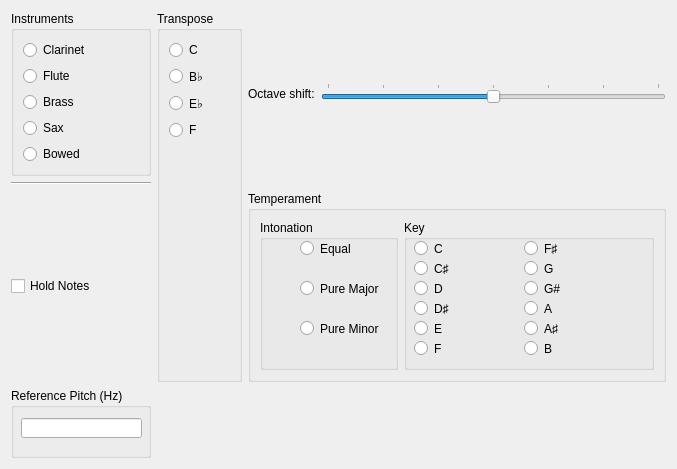
   <widget class="QWidget" name="layoutWidget">
    <property name="geometry">
     <rect>
      <x>12</x>
      <y>0</y>
      <width>677</width>
      <height>418</height>
     </rect>
    </property>
    <layout class="QGridLayout" name="gridLayout_2">
     <item row="1" column="0">
      <widget class="Line" name="line">
       <property name="orientation">
        <enum>Qt::Horizontal</enum>
       </property>
      </widget>
     </item>
     <item row="0" column="0">
      <widget class="QGroupBox" name="groupBox_2">
       <property name="styleSheet">
        <string notr="true">gridline-color: rgb(0, 0, 0);</string>
       </property>
       <property name="title">
        <string>Instruments</string>
       </property>
       <layout class="QVBoxLayout" name="verticalLayout">
        <item>
         <widget class="QRadioButton" name="radio_clarinet_select">
          <property name="text">
           <string>Clarinet</string>
          </property>
         </widget>
        </item>
        <item>
         <widget class="QRadioButton" name="radio_flute_select">
          <property name="text">
           <string>Flute</string>
          </property>
         </widget>
        </item>
        <item>
         <widget class="QRadioButton" name="radio_brass_select">
          <property name="text">
           <string>Brass</string>
          </property>
         </widget>
        </item>
        <item>
         <widget class="QRadioButton" name="radio_sax_select">
          <property name="text">
           <string>Sax</string>
          </property>
         </widget>
        </item>
        <item>
         <widget class="QRadioButton" name="radio_bowed_select">
          <property name="text">
           <string>Bowed</string>
          </property>
         </widget>
        </item>
       </layout>
      </widget>
     </item>
     <item row="0" column="2">
      <layout class="QHBoxLayout" name="horizontalLayout_5">
       <item>
        <widget class="QLabel" name="label_2">
         <property name="text">
          <string>Octave shift:</string>
         </property>
        </widget>
       </item>
       <item>
        <widget class="QSlider" name="slider_octave_shift">
         <property name="minimum">
          <number>-3</number>
         </property>
         <property name="maximum">
          <number>3</number>
         </property>
         <property name="orientation">
          <enum>Qt::Horizontal</enum>
         </property>
         <property name="tickPosition">
          <enum>QSlider::TicksAbove</enum>
         </property>
        </widget>
       </item>
      </layout>
     </item>
     <item row="2" column="0">
      <widget class="QCheckBox" name="checkbox_hold_notes">
       <property name="text">
        <string>Hold Notes</string>
       </property>
      </widget>
     </item>
     <item row="3" column="0">
      <widget class="QGroupBox" name="groupBox_31">
       <property name="sizePolicy">
        <sizepolicy hsizetype="Fixed" vsizetype="Fixed">
         <horstretch>0</horstretch>
         <verstretch>0</verstretch>
        </sizepolicy>
       </property>
       <property name="minimumSize">
        <size>
         <width>140</width>
         <height>70</height>
        </size>
       </property>
       <property name="title">
        <string>Reference Pitch (Hz)</string>
       </property>
       <widget class="QLineEdit" name="lineEdit_reference_pitch">
        <property name="geometry">
         <rect>
          <x>10</x>
          <y>30</y>
          <width>121</width>
          <height>20</height>
         </rect>
        </property>
       </widget>
      </widget>
     </item>
     <item row="2" column="2">
      <widget class="QGroupBox" name="groupBox_4">
       <property name="title">
        <string>Temperament</string>
       </property>
       <layout class="QHBoxLayout" name="horizontalLayout_4">
        <item>
         <widget class="QGroupBox" name="groupBox_32">
          <property name="sizePolicy">
           <sizepolicy hsizetype="Preferred" vsizetype="Fixed">
            <horstretch>0</horstretch>
            <verstretch>0</verstretch>
           </sizepolicy>
          </property>
          <property name="minimumSize">
           <size>
            <width>0</width>
            <height>150</height>
           </size>
          </property>
          <property name="title">
           <string>Intonation</string>
          </property>
          <widget class="QRadioButton" name="radioButton_Equal">
           <property name="geometry">
            <rect>
             <x>40</x>
             <y>20</y>
             <width>82</width>
             <height>17</height>
            </rect>
           </property>
           <property name="text">
            <string>Equal</string>
           </property>
          </widget>
          <widget class="QRadioButton" name="radioButton_Pure_Major">
           <property name="geometry">
            <rect>
             <x>40</x>
             <y>60</y>
             <width>82</width>
             <height>17</height>
            </rect>
           </property>
           <property name="text">
            <string>Pure Major</string>
           </property>
          </widget>
          <widget class="QRadioButton" name="radioButton_Pure_Minor">
           <property name="geometry">
            <rect>
             <x>40</x>
             <y>100</y>
             <width>82</width>
             <height>17</height>
            </rect>
           </property>
           <property name="text">
            <string>Pure Minor</string>
           </property>
          </widget>
         </widget>
        </item>
        <item>
         <widget class="QGroupBox" name="groupBox_30">
          <property name="sizePolicy">
           <sizepolicy hsizetype="Fixed" vsizetype="Fixed">
            <horstretch>0</horstretch>
            <verstretch>0</verstretch>
           </sizepolicy>
          </property>
          <property name="minimumSize">
           <size>
            <width>250</width>
            <height>150</height>
           </size>
          </property>
          <property name="title">
           <string>Key</string>
          </property>
          <widget class="QRadioButton" name="radioButton_Key_C">
           <property name="geometry">
            <rect>
             <x>10</x>
             <y>20</y>
             <width>82</width>
             <height>17</height>
            </rect>
           </property>
           <property name="text">
            <string>C</string>
           </property>
          </widget>
          <widget class="QRadioButton" name="radioButton_Key_Cs">
           <property name="geometry">
            <rect>
             <x>10</x>
             <y>40</y>
             <width>82</width>
             <height>17</height>
            </rect>
           </property>
           <property name="text">
            <string>C♯</string>
           </property>
          </widget>
          <widget class="QRadioButton" name="radioButton_Key_D">
           <property name="geometry">
            <rect>
             <x>10</x>
             <y>60</y>
             <width>82</width>
             <height>17</height>
            </rect>
           </property>
           <property name="text">
            <string>D</string>
           </property>
          </widget>
          <widget class="QRadioButton" name="radioButton_Key_Ds">
           <property name="geometry">
            <rect>
             <x>10</x>
             <y>80</y>
             <width>82</width>
             <height>17</height>
            </rect>
           </property>
           <property name="text">
            <string>D♯</string>
           </property>
          </widget>
          <widget class="QRadioButton" name="radioButton_Key_E">
           <property name="geometry">
            <rect>
             <x>10</x>
             <y>100</y>
             <width>82</width>
             <height>17</height>
            </rect>
           </property>
           <property name="text">
            <string>E</string>
           </property>
          </widget>
          <widget class="QRadioButton" name="radioButton_Key_F">
           <property name="geometry">
            <rect>
             <x>10</x>
             <y>120</y>
             <width>82</width>
             <height>17</height>
            </rect>
           </property>
           <property name="text">
            <string>F</string>
           </property>
          </widget>
          <widget class="QRadioButton" name="radioButton_Key_Fs">
           <property name="geometry">
            <rect>
             <x>120</x>
             <y>20</y>
             <width>82</width>
             <height>17</height>
            </rect>
           </property>
           <property name="text">
            <string>F♯</string>
           </property>
          </widget>
          <widget class="QRadioButton" name="radioButton_Key_G">
           <property name="geometry">
            <rect>
             <x>120</x>
             <y>40</y>
             <width>82</width>
             <height>17</height>
            </rect>
           </property>
           <property name="text">
            <string>G</string>
           </property>
          </widget>
          <widget class="QRadioButton" name="radioButton_Key_Gs">
           <property name="geometry">
            <rect>
             <x>120</x>
             <y>60</y>
             <width>82</width>
             <height>17</height>
            </rect>
           </property>
           <property name="text">
            <string>G#</string>
           </property>
          </widget>
          <widget class="QRadioButton" name="radioButton_Key_A">
           <property name="geometry">
            <rect>
             <x>120</x>
             <y>80</y>
             <width>82</width>
             <height>17</height>
            </rect>
           </property>
           <property name="text">
            <string>A</string>
           </property>
          </widget>
          <widget class="QRadioButton" name="radioButton_Key_As">
           <property name="geometry">
            <rect>
             <x>120</x>
             <y>100</y>
             <width>82</width>
             <height>17</height>
            </rect>
           </property>
           <property name="text">
            <string>A♯</string>
           </property>
          </widget>
          <widget class="QRadioButton" name="radioButton_Key_B">
           <property name="geometry">
            <rect>
             <x>120</x>
             <y>120</y>
             <width>82</width>
             <height>17</height>
            </rect>
           </property>
           <property name="text">
            <string>B</string>
           </property>
          </widget>
         </widget>
        </item>
       </layout>
      </widget>
     </item>
     <item row="0" column="1" rowspan="3">
      <layout class="QVBoxLayout" name="verticalLayout_2">
       <item>
        <widget class="QGroupBox" name="groupBox_3">
         <property name="styleSheet">
          <string notr="true"/>
         </property>
         <property name="title">
          <string>Transpose</string>
         </property>
         <layout class="QFormLayout" name="formLayout_2">
          <property name="fieldGrowthPolicy">
           <enum>QFormLayout::AllNonFixedFieldsGrow</enum>
          </property>
          <item row="0" column="0" colspan="2">
           <widget class="QRadioButton" name="radio_transpose_c">
            <property name="text">
             <string>C</string>
            </property>
           </widget>
          </item>
          <item row="1" column="0" colspan="2">
           <widget class="QRadioButton" name="radio_transpose_bf">
            <property name="text">
             <string>B♭</string>
            </property>
           </widget>
          </item>
          <item row="2" column="0" colspan="2">
           <widget class="QRadioButton" name="radio_transpose_ef">
            <property name="text">
             <string>E♭</string>
            </property>
           </widget>
          </item>
          <item row="3" column="0" colspan="2">
           <widget class="QRadioButton" name="radio_transpose_f">
            <property name="text">
             <string>F</string>
            </property>
           </widget>
          </item>
         </layout>
        </widget>
       </item>
      </layout>
     </item>
    </layout>
   </widget>
